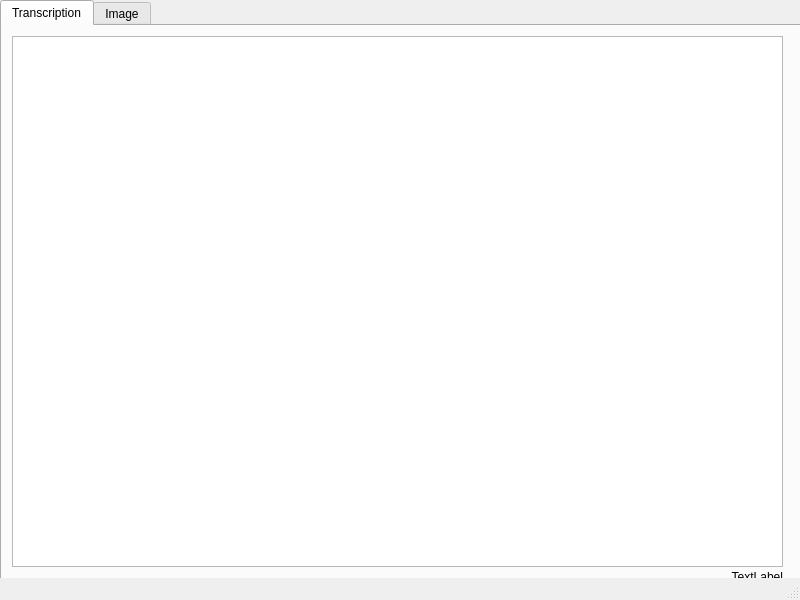
<?xml version="1.0" encoding="UTF-8"?>
<ui version="4.0">
 <class>MainWindow</class>
 <widget class="QMainWindow" name="MainWindow">
  <property name="geometry">
   <rect>
    <x>0</x>
    <y>0</y>
    <width>800</width>
    <height>600</height>
   </rect>
  </property>
  <property name="windowTitle">
   <string>NoTABene</string>
  </property>
  <widget class="QWidget" name="centralwidget">
   <widget class="QTabWidget" name="tabWidget">
    <property name="geometry">
     <rect>
      <x>0</x>
      <y>0</y>
      <width>801</width>
      <height>601</height>
     </rect>
    </property>
    <property name="currentIndex">
     <number>0</number>
    </property>
    <widget class="QWidget" name="Transcription_tab">
     <attribute name="title">
      <string>Transcription</string>
     </attribute>
     <widget class="QTextBrowser" name="TranscriptionBox">
      <property name="geometry">
       <rect>
        <x>10</x>
        <y>10</y>
        <width>771</width>
        <height>531</height>
       </rect>
      </property>
     </widget>
     <widget class="QLabel" name="Communication_status">
      <property name="geometry">
       <rect>
        <x>670</x>
        <y>540</y>
        <width>111</width>
        <height>21</height>
       </rect>
      </property>
      <property name="layoutDirection">
       <enum>Qt::LeftToRight</enum>
      </property>
      <property name="text">
       <string>TextLabel</string>
      </property>
      <property name="alignment">
       <set>Qt::AlignRight|Qt::AlignTrailing|Qt::AlignVCenter</set>
      </property>
     </widget>
    </widget>
    <widget class="QWidget" name="Image_tab">
     <attribute name="title">
      <string>Image</string>
     </attribute>
     <widget class="QGraphicsView" name="graphicsView">
      <property name="geometry">
       <rect>
        <x>10</x>
        <y>10</y>
        <width>771</width>
        <height>541</height>
       </rect>
      </property>
     </widget>
    </widget>
   </widget>
  </widget>
  <widget class="QStatusBar" name="statusbar"/>
 </widget>
 <resources/>
 <connections/>
</ui>
